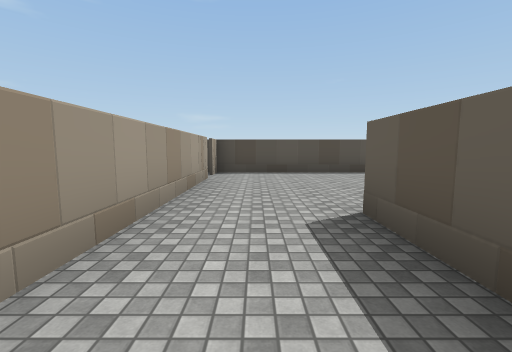
[1] (above)

22 first-person views from a walk through a 3-D level made in the Unity game engine. The camera is 1.4 m above the floor, tilts 6° down and sees 90° across. The floor is counted in squares, 2 m on a side. Each view is taken from the middle of a square. On the plan, view 1 faces up. The plan holds only what a view shows up to about 9 squares ahead; the rest is blank. The place goes on beyond the plan. The player is left out. Some animated figures are left out. Door leaves are left out, so doorways stand open. Some surface patterns are stand-ins.

[2]
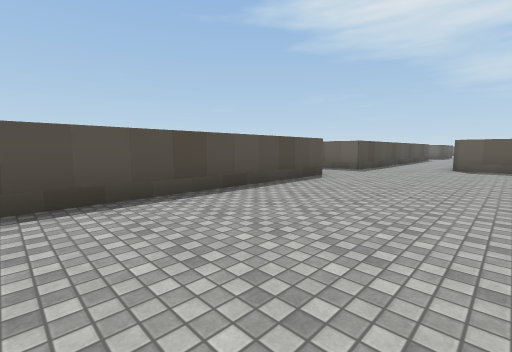

[3]
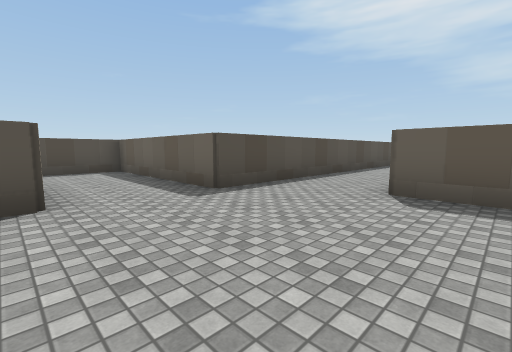

[4]
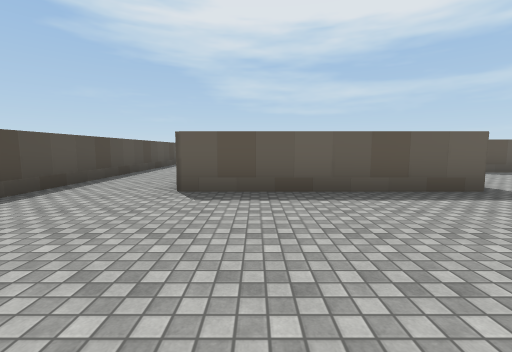

[5]
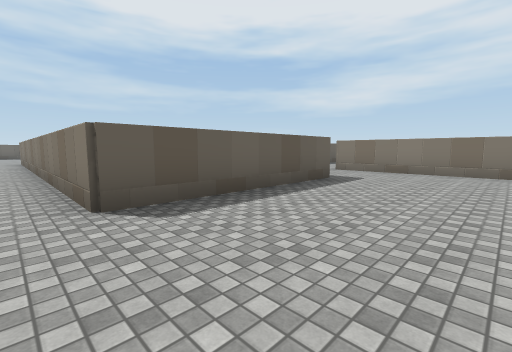

[6]
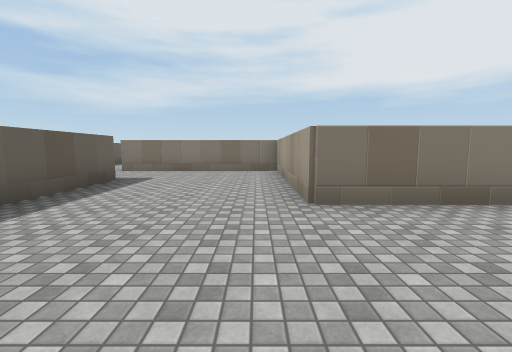

[7]
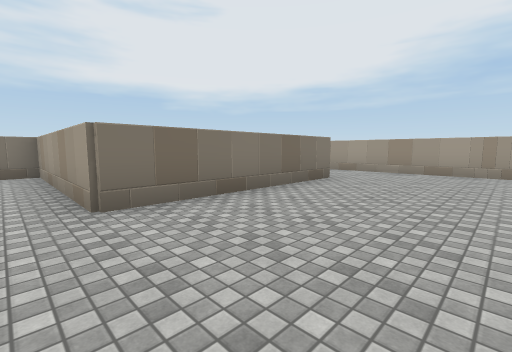

[8]
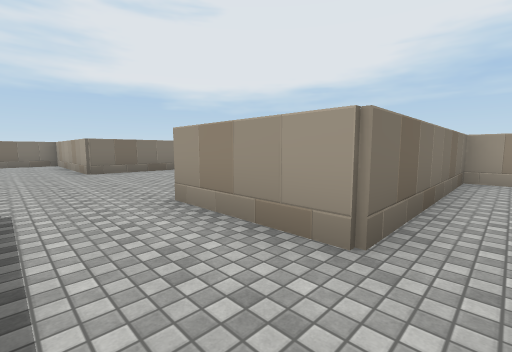

[9]
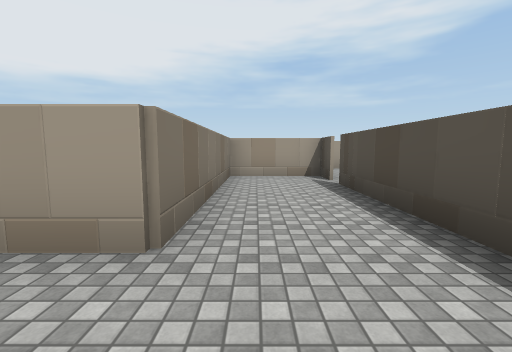

[10]
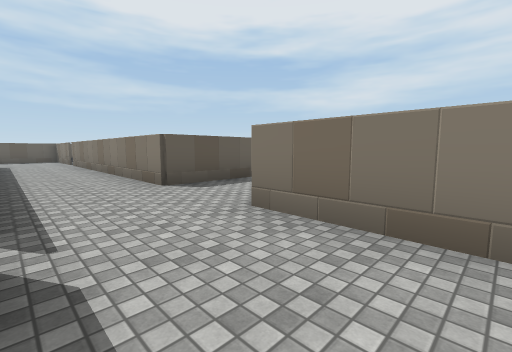

[11]
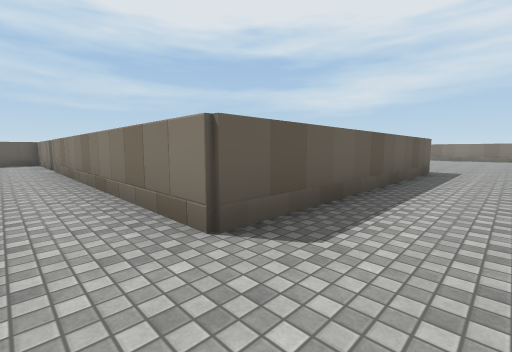

[12]
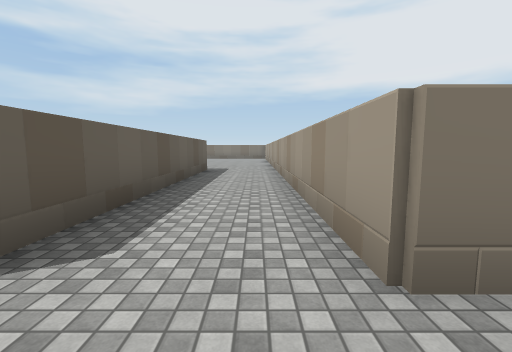

[13]
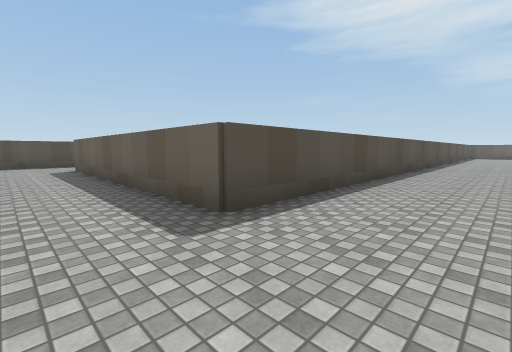

[14]
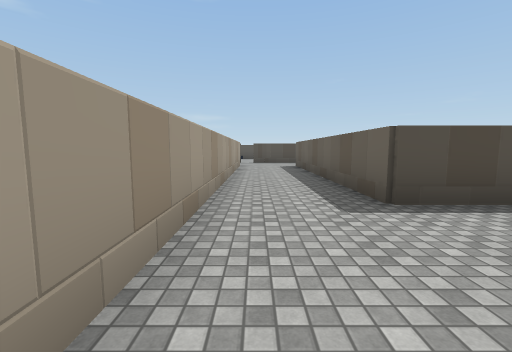

[15]
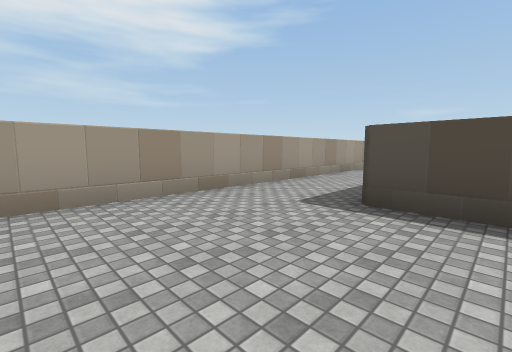

[16]
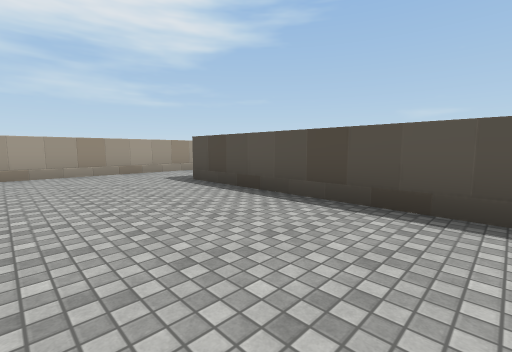

[17]
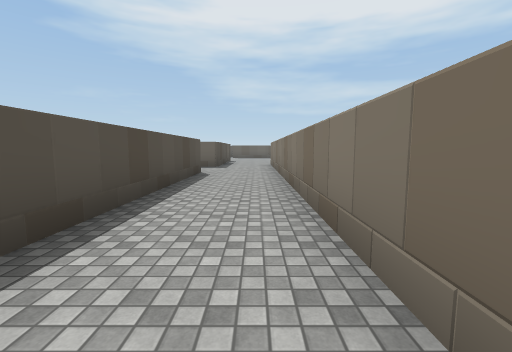

[18]
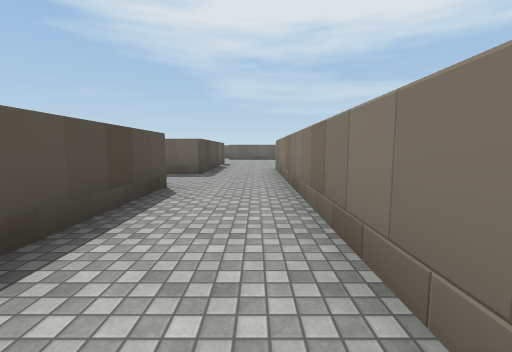

[19]
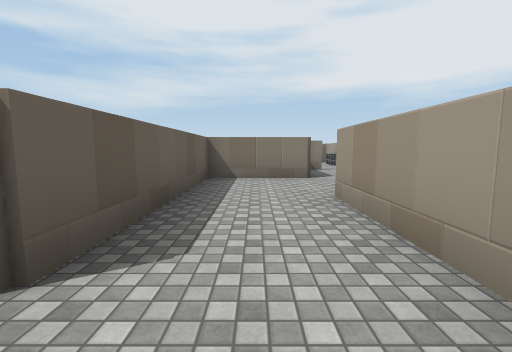

[20]
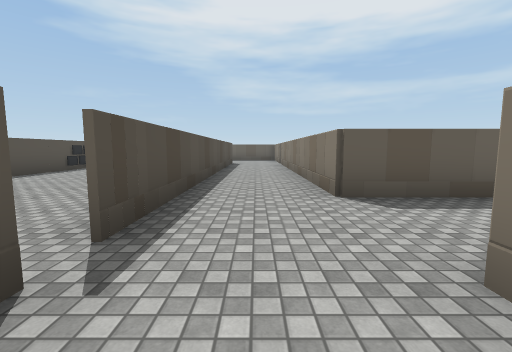

[21]
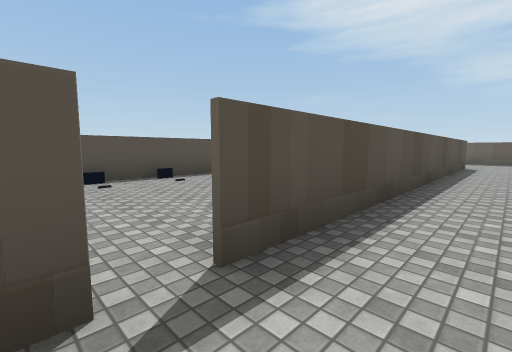

[22]
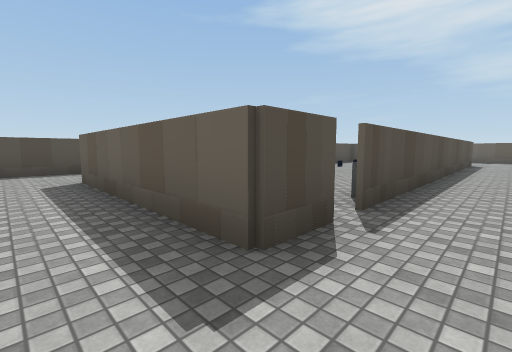

### Floor plan
Points are (right, up) in squares from view 1. A wall is a line through its corners. A room is listed if a view was taken in it or the views show most of it. See-through windows are left out.
Room 1 (views 1, 2, 3, 4, 5, 6, 7, 8, 9, 10, 17, 18, 19, 20, 21, 22)
walls: (6.3, 7.7) (-1.5, 7.7); (6.3, 8.5) (6.5, 8); (9.5, 7.6) (9, 7.8); (6.3, 2.8) (6.3, -2) (7.2, -2.3); (5.3, 3) (5.7, 2.8); (10, 4.3) (10.2, 4.7); (10.3, 4.3) (9.9, 5.2) (10.6, 5.5); (10.4, 7.5) (9.7, 7.8); (4.3, 2.8) (4.7, 3); (4, 3) (4.7, 2.7); (6.3, 10.3) (6.3, 7.7); (10, 2.4) (10.3, 3.1); (11.7, 5.5) (12.2, 5.3); (5.2, 10.5) (5.7, 10.3); (12.3, 7.5) (11.6, 7.8); (10.1, 1.4) (10.3, 1.9); (10.2, 1.4) (10, 1.9); (1, 7.5) (0.5, 7.7); (13.2, 7.7) (12.8, 7.5); (13.3, 7.6) (12.8, 7.8); (6.4, 12.6) (5.9, 12.8); (5.1, 12.7) (4.6, 12.5); (11.2, 0.2) (10.2, 0.2) (10.2, 5.3) (18.4, 5.3); (1.3, 1.2) (1.1, 1.8) (1.2, 2.2); (14.9, 5.2) (15.6, 5.5); (-1.2, 6.2) (-1.2, 0.2); (6.3, -2.2) (11.2, -2.2); (2.2, 12.7) (1.3, 12.7) (1.3, 10.3) (6.3, 10.3) (6.4, 9.9) (6.2, 9.3); (-1.2, 7.6) (-1.2, 6.9); (9.1, -2.1) (9.7, -2.3); (-1, 3.1) (-1.3, 2.4); (9.1, -2.3) (9.7, -2.1); (-1.2, 2.9) (-1, 2.4); (15.8, 5.3) (16.3, 5.5); (10.5, -2.2) (11.1, -2); (-1, 1.9) (-1.3, 1.2); (16.6, 7.5) (15.9, 7.8); (17.2, 7.5) (16.6, 7.8) (16, 7.6); (-0.5, -2.2) (1.2, -2.2) (1.2, 2.8) (6.3, 2.8) (6.5, 2.4); (18.8, 7.7) (8.7, 7.7) (8.7, 12.7) (2.9, 12.7)
ways out: opening at (10.5, -1) to room 2; open door at (11.5, 0) to room 2; opening at (-1, -1); open door at (-1, 6.5); open door at (2.5, 13)
objects: other object (19, 5)
Room 2 (views 11, 12, 13, 14, 15, 16)
walls: (13.8, -3.9) (13.6, -3.2) (13.8, -2.6); (13.8, -3.2) (13.5, -2.5); (13.9, -4.8) (13.6, -4.1); (13.7, -2.2) (19.5, -2.2); (14.3, -2.2) (14.8, -2); (11.3, -2.2) (11.3, -13.1); (11.1, -2) (11.5, -2.9); (12.5, 0.2) (11.9, 0.2); (11.5, -8.1) (11.2, -8.8); (13.8, -9.1) (13.6, -8.4); (11.4, -9) (11.2, -9.5); (13.7, -9.8) (13.7, -2.2); (11.5, -10) (11.3, -10.5); (15.4, -10) (14.7, -9.7) (14.1, -9.9); (17.3, -10) (16.6, -9.7); (19.5, 0.2) (15.4, 0.2); (11.5, -11.9) (11.2, -12.6); (18.9, -9.8) (18.4, -9.9) (17.8, -9.7); (19.1, -10) (18.4, -9.7); (19.5, -9.8) (13.7, -9.8) (13.5, -9.4); (18.5, 5.2) (12.1, 5.2)
low walls: (12.6, 4.9) (12.1, 4.9); (14.1, 4.9) (13.6, 4.9)
ways out: opening at (10.5, -1) to room 1; open door at (11.5, 0) to room 1
objects: cabinet (13, 0) to (13, 1)

Positions as (right, up) in squares from view 1, and headings:
1: (0, 0), facing up
2: (0, 4), facing up-right
3: (6, 4), facing up-right
4: (6, 4), facing right
5: (7, 6), facing down-right
6: (7, 6), facing down
7: (7, 6), facing down-left
8: (8, 11), facing down-left
9: (8, 11), facing left
10: (9, 0), facing down-right
11: (12, -1), facing down-right
12: (12, -1), facing down
13: (12, -12), facing up-right
14: (12, -13), facing up
15: (15, -13), facing up-left
16: (19, -13), facing up-left
17: (11, 6), facing right
18: (14, 6), facing right
19: (0, 4), facing down
20: (10, -1), facing right
21: (11, -1), facing up-right
22: (9, -1), facing up-right
